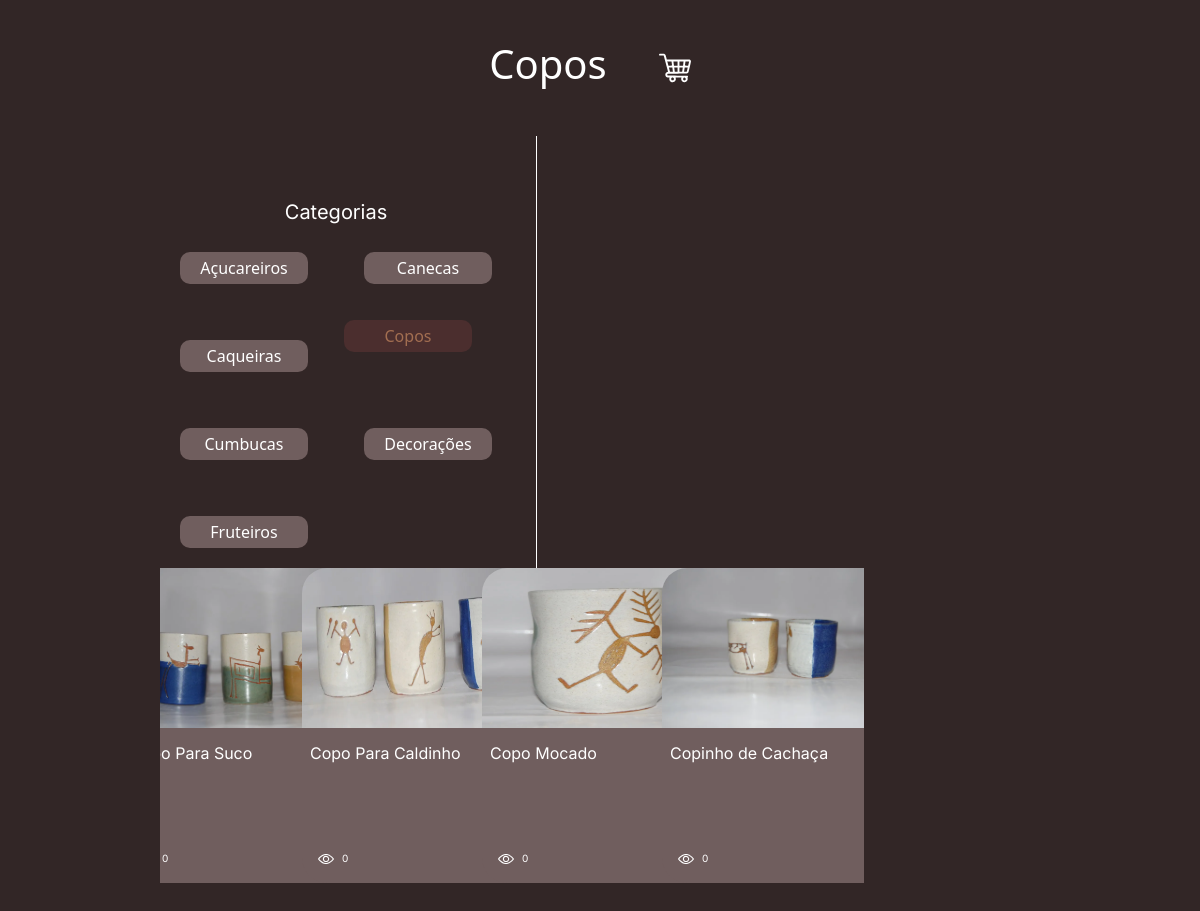
The page /produtos/31/ on the database as committed earlier.
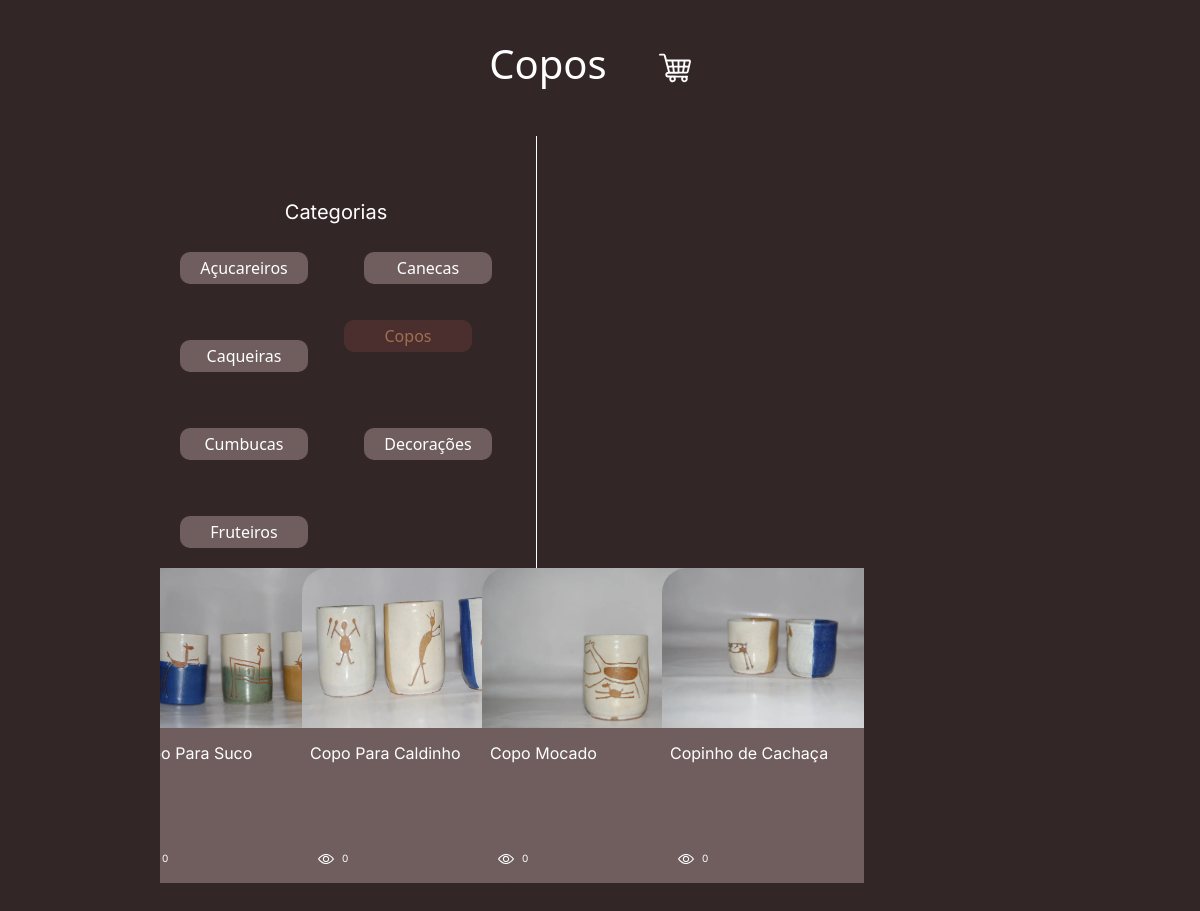
The same page on the database as committed later.
### gestao/models.py (models this page shows, shortened)
class Product(models.Model):
    name = models.CharField(max_length=200, unique=True)
    code = models.CharField(max_length=50, unique=True)
    size = models.CharField(max_length=255)
    category = models.ForeignKey(
        Category,
        on_delete=models.SET_NULL,
        null=True,
        blank = True,
        )
    views = models.PositiveIntegerField(default=0)
    photos = models.JSONField(default=list, blank=False)

### backend/views.py (the view)
# urls.py: path('produtos/<int:category_id>/', views.produtos, name='produtos'),
def produtos(request, category_id):
    category = get_object_or_404(Category, id=category_id)
    products = Product.objects.filter(category=category).order_by('-views')
    categories = Category.objects.all().order_by('name')
    context = {
        'categories': categories,
        'products': products,
        'category': category,
    }
    return render(request, 'produtos.html', context)

### backend/templates/produtos.html (shortened to what this page needs)
{% extends "base.html" %} {% load static %}
    {% block css %}
    <link
      rel="stylesheet"
      type="text/css"
      href="{% static 'css/styleGaleria.css' %}"
    />
    {% endblock %}
    {% block 'dashboard' %}
    <div class="center">
      <h1 class="cabecalho">{{ category.name }}</h1>
      <a href="{% url 'carrinho' %}">
        <img src="../../media/icon/cart.svg" / class="cart">
      </a>
    </div>
    <div class="category-button-container-horizontal">
      <div>
        <h1 class="category-text-buttons-container">Categorias</h1>
        <div class="category-button-container">
          {% for categoria in categories %} {% if categoria.id == category.id %}
          <button class="category-button-disabled" aria-disabled="true">
            {{ categoria.name }}
          </button>
          {% else %}
          <a href="{% url 'produtos' category_id=categoria.id %}">
            <button class="category-button">{{ categoria.name }}</button>
          </a>
          {% endif %} {% endfor %}
        </div>
      </div>
      <div class="product-container">
        <div class="product-horizontal">
          {% for product in products %}
          <div class="product-vertical">
            <div class="product-card" data-product-id="{{ product.id }}">
              {% if product.photos %}
              <img
                src="../../media/{{ product.photos.0 }}"
                alt="Imagem de {{ product.name }}"
                class="product-photo-card"
              />
              {% else %}
              <p>Sem Imagens</p>
              {% endif %}
              <h3 class="product-text unselectable">{{ product.name }}</h3>
              <div class="views-horizontal">
                <img
                  src="../../media/icon/view.svg"
                  class="view-icon-img unselectable"
                  alt="view icon"
                />
                <h7 class="product-views-text unselectable"
                  >{{ product.views }}</h7
                >
              </div>
            </div>
          </div>
          {% endfor %}
        </div>
      </div>
    </div>
    {% endblock %}

Rows that differ between the two databases and show on the page:
changed Product "Copo Mocado": photos: a different picture
